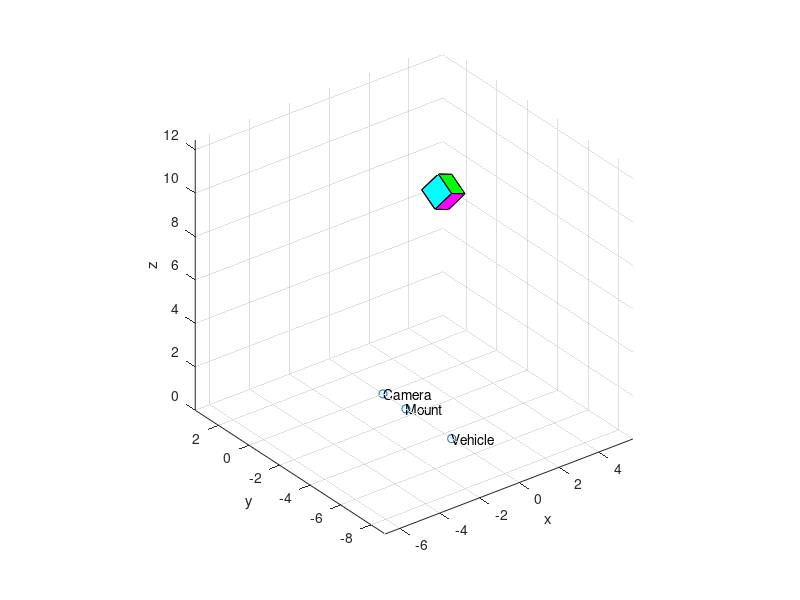

Write MATLAB code to recreate this figure.
% Author: Carson Stevens
% CSCI 437 HW1 Question 3

% focal length in px
f = 600;

% img size = 640px x 480px
img = zeros(480,640);
img_height = size(img, 2);
img_width = size(img, 1);

% cube coordinates in world:
cube_coords_world = [0 0 0 1;
                     1 0 0 1;
                     1 1 0 1;
                     0 1 0 1;
                     0 0 1 1;
                     1 0 1 1;
                     1 1 1 1;
                     0 1 1 1;]';

% camera position to mount translation matrix
t_c_m = [0;-1.5;0];

% mount position to vehicle translation matrix
t_m_v = [0;-3;0];

% translation of vehicle to world
t_v_w = [6;-8;1];

% 0 degree Rotation matrix for camera to mount
Rz_c_m = [cosd(0) -sind(0) 0; sind(0) cosd(0) 0; 0 0 1;]
Ry_c_m = [cosd(0) 0 sind(0); 0 1 0; -sind(0) 0 cosd(0);]
Rx_c_m = [1 0 0; 0 cosd(0) -sind(0); 0 sind(0) cosd(0);]

% Rotation matrix of camera to mount (identity matrix)
R_c_m = Rz_c_m*Ry_c_m*Rx_c_m

% Homogenous camera to mount
H_c_m = [R_c_m t_c_m; 0 0 0 1]

% Homogenous mount to camera
H_m_c = inv(H_c_m)

% -120 degree Rotation matrix around x axis for mount to vehicle
%Rz_m_v = [cosd(0) -sind(0) 0; sind(0) cosd(0) 0; 0 0 1;]
%Ry_m_v = [cosd(0) 0 sind(0); 0 1 0; -sind(0) 0 cosd(0);]
Rx_m_v = [1 0 0; 0 cosd(-120) -sind(-120); 0 sind(-120) cosd(-120);]

% Rotation matrix of camera to world
R_m_v = Rx_m_v

% Homogenous mount to vehicle
H_m_v = [R_m_v t_m_v; 0 0 0 1;]
H_v_m = inv(H_m_v)
  
% 30 degree Rotation matrix around z axis for vehicle to world
Rz_v_w = [cosd(30) -sind(30) 0; sind(30) cosd(30) 0; 0 0 1;]
Ry_v_w = [cosd(0) 0 sind(0); 0 1 0; -sind(0) 0 cosd(0);]
Rx_v_w = [1 0 0; 0 cosd(0) -sind(0); 0 sind(0) cosd(0);]

% Rotation matrix for vehicle to world
R_v_w = Rz_v_w * Ry_v_w * Rx_v_w

% Homogenous Vehicle to World
H_v_w = [R_v_w t_v_w; 0 0 0 1;]
% Homogenous World to Vehicle
H_w_v = inv(H_v_w)

% for 3D to 3D Transformation
% Homogeneous Camera to World
H_c_w = H_v_w * H_m_v * H_c_m
H_w_c = inv(H_c_w)

% K parameter
K = [f 0 (img_width/2); 0 f (img_height/2); 0 0 1]

%for 3D to 2D Transformation and Illistration
H_c_w2 = H_v_w * H_m_v * H_c_m
H_w_c2 = inv(H_c_w2)

Mext2 = H_w_c2(1:3,:);
p_wire = K * Mext2 * cube_coords_world

% Create Points for cube on image
for col=1:size(p_wire,2)
    p_wire(:,col) = p_wire(:,col) / p_wire(3,col);
    img(round(p_wire(2,col)), round(p_wire(1,col))) = 255;
end
imshow(img)
% wire part
[round(p_wire(2,:)); round(p_wire(1,:))]
line(p_wire(1,:),p_wire(2,:))

% for 3D to 3D Transformation and Illistration
% Mext parameter
Mext = H_w_c(1:3,:);

% World points to camera image
p_img = H_w_c * cube_coords_world(:,:)

%Plotting
verts = reshape(p_img(1:3,1:8)',[],3);
scatter3(p_img(1,:), p_img(2,:), p_img(3,:))
scatter3([0,0,0],[0,-1.5,-4.5],[0,0,0])
fac = [1 2 6 5;2 3 7 6;3 4 8 7;4 1 5 8;1 2 3 4;5 6 7 8];
patch('Vertices',verts,'Faces',fac,...
      'FaceVertexCData',hsv(6),'FaceColor','flat')
text(0,0,0,"Camera")
text(0,-1.5,0,"Mount")
text(0,-4.5,0,"Vehicle")
xlabel('x')
ylabel('y')
zlabel('z')
axis equal
disp("Projected Point Coordinates")
projected_coords = p_img(1:3,1:8)
